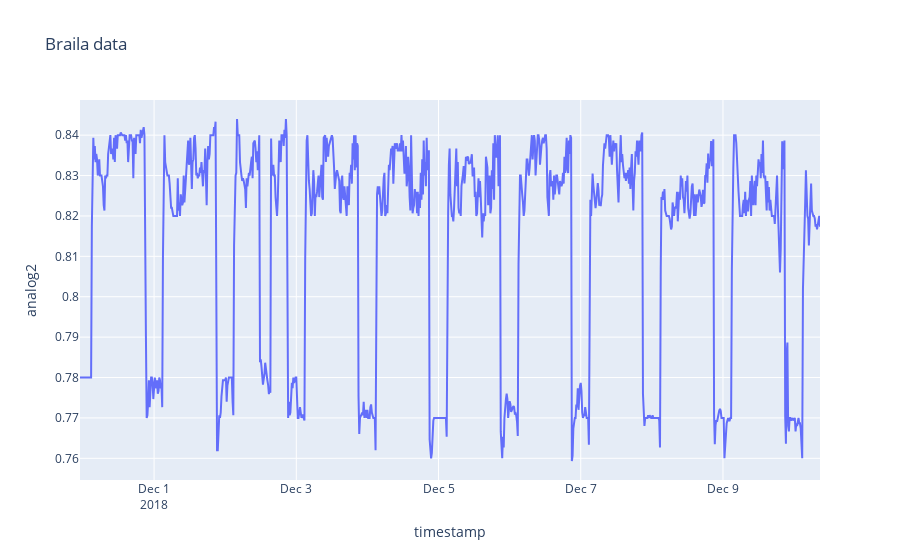

The notebook cell this image was saved under:
### Code cell
fig = px.line(df[:1000], x = 'timestamp', y = 'analog2', title='Braila data')
fig.show()

### Figure 1 — Plotly figure (JSON) as saved in the notebook; plotly's stock layout.template omitted (floating-point values rounded to 4 significant figures; data arrays with more than 128 entries replaced by an {"elided": "..."} marker saying what was removed)
{"data": [{"hovertemplate": "timestamp=%{x}<br>analog2=%{y}<extra></extra>", "legendgroup": "", "line": {"color": "#636efa", "dash": "solid"}, "mode": "lines", "name": "", "orientation": "v", "showlegend": false, "type": "scatter", "x": {"elided": "1000 str values"}, "xaxis": "x", "y": {"elided": "1000 float values"}, "yaxis": "y"}], "layout": {"legend": {"tracegroupgap": 0}, "title": {"text": "Braila data"}, "xaxis": {"anchor": "y", "domain": [0, 1], "title": {"text": "timestamp"}}, "yaxis": {"anchor": "x", "domain": [0, 1], "title": {"text": "analog2"}}}}
